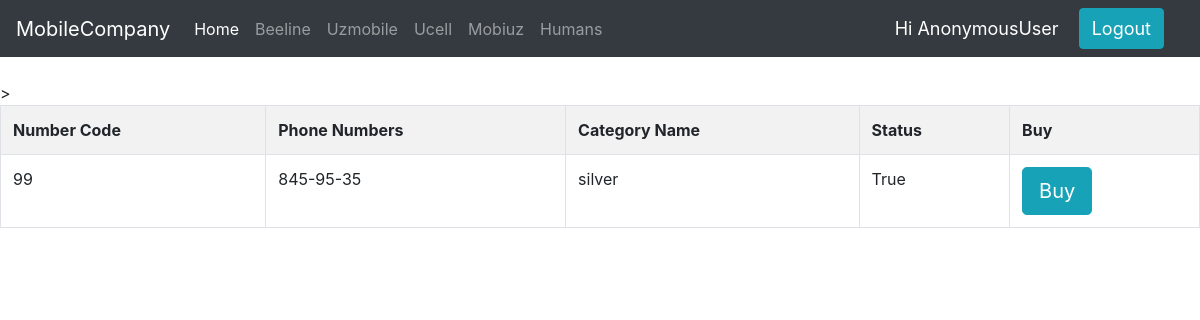
The app's page /BuyUzmobileNumber with its own data.
### mobile_company/models.py (models this page shows)
class PhoneNumbers(models.Model):
    numbercode = models.ForeignKey(NumberCodes, null=True, on_delete=models.SET_NULL)
    phonenumber = models.CharField(max_length=100, null=True)
    categoryname = models.ForeignKey(Category, null=True, on_delete=models.SET_NULL)
    status = models.BooleanField(default=False)
    def __str__(self):
        return self.phonenumber

class NumberCodes(models.Model):
    code = models.CharField(max_length=100, null=True)
    providerName = models.ForeignKey(Providers, null=True, on_delete=models.SET_NULL)
    def __str__(self):
        return self.code

class Category(models.Model):
    name = models.CharField(max_length=100, null=True)
    description = models.TextField(max_length=100, null=True)
    def __str__(self):
        return self.name

### mobile_company/views.py (the view)
# urls.py: path('BuyUzmobileNumber', views.UzmobilePage, name="UzmobilePage"),
def UzmobilePage(request):
    numbers1 = NumberCodes.objects.get(code='99')
    phonenumbers = PhoneNumbers.objects.filter(numbercode=numbers1)
    return render(request, 'mobile_company/UzmobilePage.html', {'phonenumbers': phonenumbers})

### mobile_company/templates/mobile_company/UzmobilePage.html
{% extends 'mobile_company/Main_for_Customer.html' %}
{% block content %}
    <br>
    <div>
        <div>
            <div>
                <table class="table table-striped table-bordered table-hover">
                    <tr>
                        <th> Number Code </th>
                        <th> Phone Numbers </th>
                        <th> Category Name </th>
                        <th> Status </th>
                        <th> Buy </th>
                    </tr>
                    {% for i in phonenumbers %}
                        <tr>
                            <td>{{ i.numbercode }}</td>
                            <td>{{ i }}</td>
                            <td>{{ i.categoryname }}</td>
                            <td>{{ i.status }}</td> >
                            <td><a class="btn btn-primary btn-lg btn-info" href="{% url 'BuyNumber' i.id %}"> Buy </a></td>
                        </tr>
                    {% endfor %}
                </table>
            </div>
        </div>
    </div>
{% endblock %}

### records on screen
PhoneNumbers: numbercode "99", phonenumber "845-95-35", categoryname "silver", status "True"

### other values on screen
{{ request.user }} "AnonymousUser"
